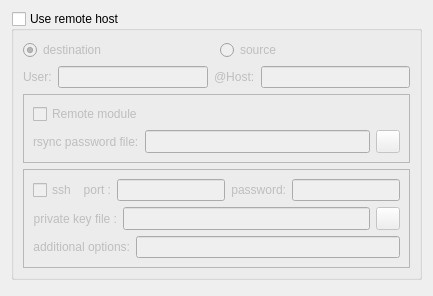
         <widget class="QWidget" name="tab_remote">
          <attribute name="title">
           <string>Remote</string>
          </attribute>
          <attribute name="toolTip">
           <string>Use a remote host either for source or destination</string>
          </attribute>
          <layout class="QGridLayout" name="gridLayout_13">
           <item row="0" column="0">
            <widget class="QGroupBox" name="groupBox_remote">
             <property name="sizePolicy">
              <sizepolicy hsizetype="Preferred" vsizetype="MinimumExpanding">
               <horstretch>0</horstretch>
               <verstretch>0</verstretch>
              </sizepolicy>
             </property>
             <property name="title">
              <string>Use remote host</string>
             </property>
             <property name="checkable">
              <bool>true</bool>
             </property>
             <property name="checked">
              <bool>false</bool>
             </property>
             <layout class="QGridLayout" name="gridLayout_14">
              <item row="0" column="0">
               <widget class="QRadioButton" name="radioButton_remoteDestination">
                <property name="sizePolicy">
                 <sizepolicy hsizetype="Preferred" vsizetype="Preferred">
                  <horstretch>0</horstretch>
                  <verstretch>0</verstretch>
                 </sizepolicy>
                </property>
                <property name="font">
                 <font>
                  <weight>50</weight>
                  <bold>false</bold>
                 </font>
                </property>
                <property name="cursor">
                 <cursorShape>PointingHandCursor</cursorShape>
                </property>
                <property name="toolTip">
                 <string>Use a remote host for destination data.</string>
                </property>
                <property name="text">
                 <string>destination</string>
                </property>
                <property name="checked">
                 <bool>true</bool>
                </property>
               </widget>
              </item>
              <item row="0" column="1">
               <widget class="QRadioButton" name="radioButton_remoteSource">
                <property name="sizePolicy">
                 <sizepolicy hsizetype="Preferred" vsizetype="Preferred">
                  <horstretch>0</horstretch>
                  <verstretch>0</verstretch>
                 </sizepolicy>
                </property>
                <property name="font">
                 <font>
                  <weight>50</weight>
                  <bold>false</bold>
                 </font>
                </property>
                <property name="cursor">
                 <cursorShape>PointingHandCursor</cursorShape>
                </property>
                <property name="toolTip">
                 <string>Use a remote host for source data.</string>
                </property>
                <property name="text">
                 <string>source</string>
                </property>
                <property name="checkable">
                 <bool>true</bool>
                </property>
                <property name="checked">
                 <bool>false</bool>
                </property>
               </widget>
              </item>
              <item row="1" column="0" colspan="2">
               <layout class="QHBoxLayout" name="horizontalLayout">
                <item>
                 <widget class="QLabel" name="label_remoteUser">
                  <property name="sizePolicy">
                   <sizepolicy hsizetype="Fixed" vsizetype="Fixed">
                    <horstretch>0</horstretch>
                    <verstretch>0</verstretch>
                   </sizepolicy>
                  </property>
                  <property name="font">
                   <font>
                    <weight>50</weight>
                    <bold>false</bold>
                   </font>
                  </property>
                  <property name="text">
                   <string>User:</string>
                  </property>
                 </widget>
                </item>
                <item>
                 <widget class="QLineEdit" name="lineEdit_remoteUser">
                  <property name="sizePolicy">
                   <sizepolicy hsizetype="Expanding" vsizetype="Preferred">
                    <horstretch>0</horstretch>
                    <verstretch>0</verstretch>
                   </sizepolicy>
                  </property>
                  <property name="font">
                   <font>
                    <weight>50</weight>
                    <bold>false</bold>
                   </font>
                  </property>
                  <property name="toolTip">
                   <string>Enter your username for the remote host (leave blank if not applicable).</string>
                  </property>
                 </widget>
                </item>
                <item>
                 <widget class="QLabel" name="label_remoteHost">
                  <property name="sizePolicy">
                   <sizepolicy hsizetype="Fixed" vsizetype="Fixed">
                    <horstretch>0</horstretch>
                    <verstretch>0</verstretch>
                   </sizepolicy>
                  </property>
                  <property name="font">
                   <font>
                    <weight>50</weight>
                    <bold>false</bold>
                   </font>
                  </property>
                  <property name="text">
                   <string>@Host:</string>
                  </property>
                 </widget>
                </item>
                <item>
                 <widget class="QLineEdit" name="lineEdit_remoteHost">
                  <property name="sizePolicy">
                   <sizepolicy hsizetype="Expanding" vsizetype="Preferred">
                    <horstretch>0</horstretch>
                    <verstretch>0</verstretch>
                   </sizepolicy>
                  </property>
                  <property name="font">
                   <font>
                    <weight>50</weight>
                    <bold>false</bold>
                   </font>
                  </property>
                  <property name="toolTip">
                   <string>Enter the name of the remote host.</string>
                  </property>
                 </widget>
                </item>
               </layout>
              </item>
              <item row="2" column="0" colspan="2">
               <widget class="QFrame" name="frame_remoteModule">
                <property name="frameShape">
                 <enum>QFrame::StyledPanel</enum>
                </property>
                <property name="frameShadow">
                 <enum>QFrame::Sunken</enum>
                </property>
                <layout class="QGridLayout" name="gridLayout_7">
                 <item row="1" column="1">
                  <widget class="QLineEdit" name="lineEdit_rsyncPassword">
                   <property name="enabled">
                    <bool>false</bool>
                   </property>
                   <property name="sizePolicy">
                    <sizepolicy hsizetype="Expanding" vsizetype="Preferred">
                     <horstretch>0</horstretch>
                     <verstretch>0</verstretch>
                    </sizepolicy>
                   </property>
                   <property name="font">
                    <font>
                     <weight>50</weight>
                     <bold>false</bold>
                    </font>
                   </property>
                   <property name="toolTip">
                    <string>Enter the full path of the file that contains the rsync (not the ssh) authentication password (leave blank if not applicable).</string>
                   </property>
                   <property name="echoMode">
                    <enum>QLineEdit::Normal</enum>
                   </property>
                  </widget>
                 </item>
                 <item row="1" column="0">
                  <widget class="QLabel" name="label_rsyncPassword">
                   <property name="enabled">
                    <bool>false</bool>
                   </property>
                   <property name="font">
                    <font>
                     <weight>50</weight>
                     <bold>false</bold>
                    </font>
                   </property>
                   <property name="text">
                    <string>rsync password file:</string>
                   </property>
                  </widget>
                 </item>
                 <item row="0" column="0" colspan="2">
                  <widget class="QCheckBox" name="checkBox_remoteModule">
                   <property name="sizePolicy">
                    <sizepolicy hsizetype="Preferred" vsizetype="Preferred">
                     <horstretch>0</horstretch>
                     <verstretch>0</verstretch>
                    </sizepolicy>
                   </property>
                   <property name="font">
                    <font>
                     <weight>50</weight>
                     <bold>false</bold>
                    </font>
                   </property>
                   <property name="cursor">
                    <cursorShape>PointingHandCursor</cursorShape>
                   </property>
                   <property name="toolTip">
                    <string>Check this to connect to an rsync Remote module</string>
                   </property>
                   <property name="text">
                    <string>Remote module</string>
                   </property>
                  </widget>
                 </item>
                 <item row="1" column="2">
                  <widget class="QToolButton" name="toolButton_rsyncPassword">
                   <property name="enabled">
                    <bool>false</bool>
                   </property>
                   <property name="font">
                    <font>
                     <weight>50</weight>
                     <bold>false</bold>
                    </font>
                   </property>
                   <property name="cursor">
                    <cursorShape>PointingHandCursor</cursorShape>
                   </property>
                   <property name="toolTip">
                    <string>browse locally</string>
                   </property>
                   <property name="text">
                    <string/>
                   </property>
                   <property name="icon">
                    <iconset resource="../resources/luckybackup.qrc">
                     <normaloff>:/luckyPrefix/fileopen.png</normaloff>:/luckyPrefix/fileopen.png</iconset>
                   </property>
                  </widget>
                 </item>
                </layout>
               </widget>
              </item>
              <item row="3" column="0" colspan="2">
               <widget class="QFrame" name="frame">
                <property name="sizePolicy">
                 <sizepolicy hsizetype="Minimum" vsizetype="Minimum">
                  <horstretch>0</horstretch>
                  <verstretch>0</verstretch>
                 </sizepolicy>
                </property>
                <property name="minimumSize">
                 <size>
                  <width>0</width>
                  <height>0</height>
                 </size>
                </property>
                <property name="maximumSize">
                 <size>
                  <width>16777215</width>
                  <height>16777215</height>
                 </size>
                </property>
                <property name="frameShape">
                 <enum>QFrame::StyledPanel</enum>
                </property>
                <property name="frameShadow">
                 <enum>QFrame::Sunken</enum>
                </property>
                <layout class="QGridLayout" name="gridLayout_3">
                 <item row="0" column="0">
                  <layout class="QHBoxLayout" name="horizontalLayout_10">
                   <item>
                    <widget class="QCheckBox" name="checkBox_ssh">
                     <property name="sizePolicy">
                      <sizepolicy hsizetype="Minimum" vsizetype="Preferred">
                       <horstretch>0</horstretch>
                       <verstretch>0</verstretch>
                      </sizepolicy>
                     </property>
                     <property name="cursor">
                      <cursorShape>PointingHandCursor</cursorShape>
                     </property>
                     <property name="toolTip">
                      <string>Use ssh as transport shell</string>
                     </property>
                     <property name="text">
                      <string>ssh</string>
                     </property>
                    </widget>
                   </item>
                   <item>
                    <widget class="QLabel" name="label_sshPort">
                     <property name="enabled">
                      <bool>false</bool>
                     </property>
                     <property name="sizePolicy">
                      <sizepolicy hsizetype="Minimum" vsizetype="Preferred">
                       <horstretch>0</horstretch>
                       <verstretch>0</verstretch>
                      </sizepolicy>
                     </property>
                     <property name="font">
                      <font>
                       <weight>50</weight>
                       <bold>false</bold>
                      </font>
                     </property>
                     <property name="text">
                      <string>port :</string>
                     </property>
                     <property name="alignment">
                      <set>Qt::AlignRight|Qt::AlignTrailing|Qt::AlignVCenter</set>
                     </property>
                    </widget>
                   </item>
                   <item>
                    <widget class="QLineEdit" name="lineEdit_sshPort">
                     <property name="enabled">
                      <bool>false</bool>
                     </property>
                     <property name="sizePolicy">
                      <sizepolicy hsizetype="Expanding" vsizetype="Preferred">
                       <horstretch>0</horstretch>
                       <verstretch>0</verstretch>
                      </sizepolicy>
                     </property>
                     <property name="font">
                      <font>
                       <weight>50</weight>
                       <bold>false</bold>
                      </font>
                     </property>
                     <property name="toolTip">
                      <string>Enter the port you would like to use for the ssh connection (leave blank for default port)</string>
                     </property>
                     <property name="inputMask">
                      <string/>
                     </property>
                     <property name="maxLength">
                      <number>32767</number>
                     </property>
                    </widget>
                   </item>
                   <item>
                    <widget class="QLabel" name="label_sshPassword_3">
                     <property name="enabled">
                      <bool>false</bool>
                     </property>
                     <property name="minimumSize">
                      <size>
                       <width>0</width>
                       <height>0</height>
                      </size>
                     </property>
                     <property name="font">
                      <font>
                       <weight>50</weight>
                       <bold>false</bold>
                      </font>
                     </property>
                     <property name="text">
                      <string>password:</string>
                     </property>
                     <property name="alignment">
                      <set>Qt::AlignRight|Qt::AlignTrailing|Qt::AlignVCenter</set>
                     </property>
                    </widget>
                   </item>
                   <item>
                    <widget class="QLineEdit" name="lineEdit_sshPasswordStr">
                     <property name="enabled">
                      <bool>false</bool>
                     </property>
                     <property name="sizePolicy">
                      <sizepolicy hsizetype="Expanding" vsizetype="Preferred">
                       <horstretch>0</horstretch>
                       <verstretch>0</verstretch>
                      </sizepolicy>
                     </property>
                     <property name="minimumSize">
                      <size>
                       <width>0</width>
                       <height>0</height>
                      </size>
                     </property>
                     <property name="font">
                      <font>
                       <weight>50</weight>
                       <bold>false</bold>
                      </font>
                     </property>
                     <property name="toolTip">
                      <string/>
                     </property>
                     <property name="echoMode">
                      <enum>QLineEdit::Normal</enum>
                     </property>
                    </widget>
                   </item>
                  </layout>
                 </item>
                 <item row="1" column="0">
                  <layout class="QHBoxLayout" name="horizontalLayout_12">
                   <item>
                    <widget class="QLabel" name="label_sshPassword">
                     <property name="enabled">
                      <bool>false</bool>
                     </property>
                     <property name="minimumSize">
                      <size>
                       <width>0</width>
                       <height>0</height>
                      </size>
                     </property>
                     <property name="font">
                      <font>
                       <weight>50</weight>
                       <bold>false</bold>
                      </font>
                     </property>
                     <property name="text">
                      <string>private key file :</string>
                     </property>
                     <property name="alignment">
                      <set>Qt::AlignRight|Qt::AlignTrailing|Qt::AlignVCenter</set>
                     </property>
                    </widget>
                   </item>
                   <item>
                    <widget class="QLineEdit" name="lineEdit_sshPassword">
                     <property name="enabled">
                      <bool>false</bool>
                     </property>
                     <property name="sizePolicy">
                      <sizepolicy hsizetype="Expanding" vsizetype="Preferred">
                       <horstretch>0</horstretch>
                       <verstretch>0</verstretch>
                      </sizepolicy>
                     </property>
                     <property name="minimumSize">
                      <size>
                       <width>0</width>
                       <height>0</height>
                      </size>
                     </property>
                     <property name="font">
                      <font>
                       <weight>50</weight>
                       <bold>false</bold>
                      </font>
                     </property>
                     <property name="toolTip">
                      <string>Enter the full path of the file that contains the private ssh authentication key (leave blank if not applicable).

Note that you have to do all actions needed for a passwordless ssh remote connection using an OpenSSH key pair</string>
                     </property>
                     <property name="echoMode">
                      <enum>QLineEdit::Normal</enum>
                     </property>
                    </widget>
                   </item>
                   <item>
                    <widget class="QToolButton" name="toolButton_sshPassword">
                     <property name="enabled">
                      <bool>false</bool>
                     </property>
                     <property name="font">
                      <font>
                       <weight>50</weight>
                       <bold>false</bold>
                      </font>
                     </property>
                     <property name="cursor">
                      <cursorShape>PointingHandCursor</cursorShape>
                     </property>
                     <property name="toolTip">
                      <string>browse locally</string>
                     </property>
                     <property name="text">
                      <string/>
                     </property>
                     <property name="icon">
                      <iconset resource="../resources/luckybackup.qrc">
                       <normaloff>:/luckyPrefix/fileopen.png</normaloff>:/luckyPrefix/fileopen.png</iconset>
                     </property>
                    </widget>
                   </item>
                  </layout>
                 </item>
                 <item row="2" column="0">
                  <layout class="QHBoxLayout" name="horizontalLayout_11">
                   <item>
                    <widget class="QLabel" name="label_sshPassword_2">
                     <property name="enabled">
                      <bool>false</bool>
                     </property>
                     <property name="minimumSize">
                      <size>
                       <width>0</width>
                       <height>0</height>
                      </size>
                     </property>
                     <property name="font">
                      <font>
                       <weight>50</weight>
                       <bold>false</bold>
                      </font>
                     </property>
                     <property name="text">
                      <string>additional options:</string>
                     </property>
                     <property name="alignment">
                      <set>Qt::AlignRight|Qt::AlignTrailing|Qt::AlignVCenter</set>
                     </property>
                    </widget>
                   </item>
                   <item>
                    <widget class="QLineEdit" name="lineEdit_sshOptions">
                     <property name="enabled">
                      <bool>false</bool>
                     </property>
                     <property name="sizePolicy">
                      <sizepolicy hsizetype="Expanding" vsizetype="Preferred">
                       <horstretch>0</horstretch>
                       <verstretch>0</verstretch>
                      </sizepolicy>
                     </property>
                     <property name="minimumSize">
                      <size>
                       <width>0</width>
                       <height>0</height>
                      </size>
                     </property>
                     <property name="font">
                      <font>
                       <weight>50</weight>
                       <bold>false</bold>
                      </font>
                     </property>
                     <property name="toolTip">
                      <string>eg -C4c arcfour,blowfish-cbc</string>
                     </property>
                     <property name="text">
                      <string/>
                     </property>
                     <property name="echoMode">
                      <enum>QLineEdit::Normal</enum>
                     </property>
                    </widget>
                   </item>
                  </layout>
                 </item>
                </layout>
               </widget>
              </item>
             </layout>
            </widget>
           </item>
           <item row="1" column="0">
            <spacer name="verticalSpacer_6">
             <property name="orientation">
              <enum>Qt::Vertical</enum>
             </property>
             <property name="sizeHint" stdset="0">
              <size>
               <width>20</width>
               <height>5</height>
              </size>
             </property>
            </spacer>
           </item>
          </layout>
         </widget>
